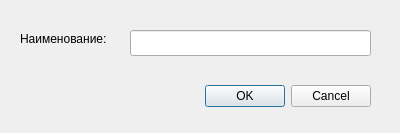
<?xml version="1.0" encoding="UTF-8"?>
<ui version="4.0">
 <class>TagDialog</class>
 <widget class="QDialog" name="TagDialog">
  <property name="geometry">
   <rect>
    <x>0</x>
    <y>0</y>
    <width>400</width>
    <height>133</height>
   </rect>
  </property>
  <property name="windowTitle">
   <string>Dialog</string>
  </property>
  <widget class="QDialogButtonBox" name="buttonBox">
   <property name="geometry">
    <rect>
     <x>30</x>
     <y>80</y>
     <width>341</width>
     <height>32</height>
    </rect>
   </property>
   <property name="orientation">
    <enum>Qt::Horizontal</enum>
   </property>
   <property name="standardButtons">
    <set>QDialogButtonBox::Cancel|QDialogButtonBox::Ok</set>
   </property>
  </widget>
  <widget class="QLabel" name="label">
   <property name="geometry">
    <rect>
     <x>20</x>
     <y>30</y>
     <width>101</width>
     <height>18</height>
    </rect>
   </property>
   <property name="text">
    <string>Наименование:</string>
   </property>
  </widget>
  <widget class="QLineEdit" name="editTagName">
   <property name="geometry">
    <rect>
     <x>130</x>
     <y>30</y>
     <width>241</width>
     <height>26</height>
    </rect>
   </property>
  </widget>
 </widget>
 <resources/>
 <connections>
  <connection>
   <sender>buttonBox</sender>
   <signal>accepted()</signal>
   <receiver>TagDialog</receiver>
   <slot>accept()</slot>
   <hints>
    <hint type="sourcelabel">
     <x>248</x>
     <y>254</y>
    </hint>
    <hint type="destinationlabel">
     <x>157</x>
     <y>274</y>
    </hint>
   </hints>
  </connection>
  <connection>
   <sender>buttonBox</sender>
   <signal>rejected()</signal>
   <receiver>TagDialog</receiver>
   <slot>reject()</slot>
   <hints>
    <hint type="sourcelabel">
     <x>316</x>
     <y>260</y>
    </hint>
    <hint type="destinationlabel">
     <x>286</x>
     <y>274</y>
    </hint>
   </hints>
  </connection>
 </connections>
</ui>
